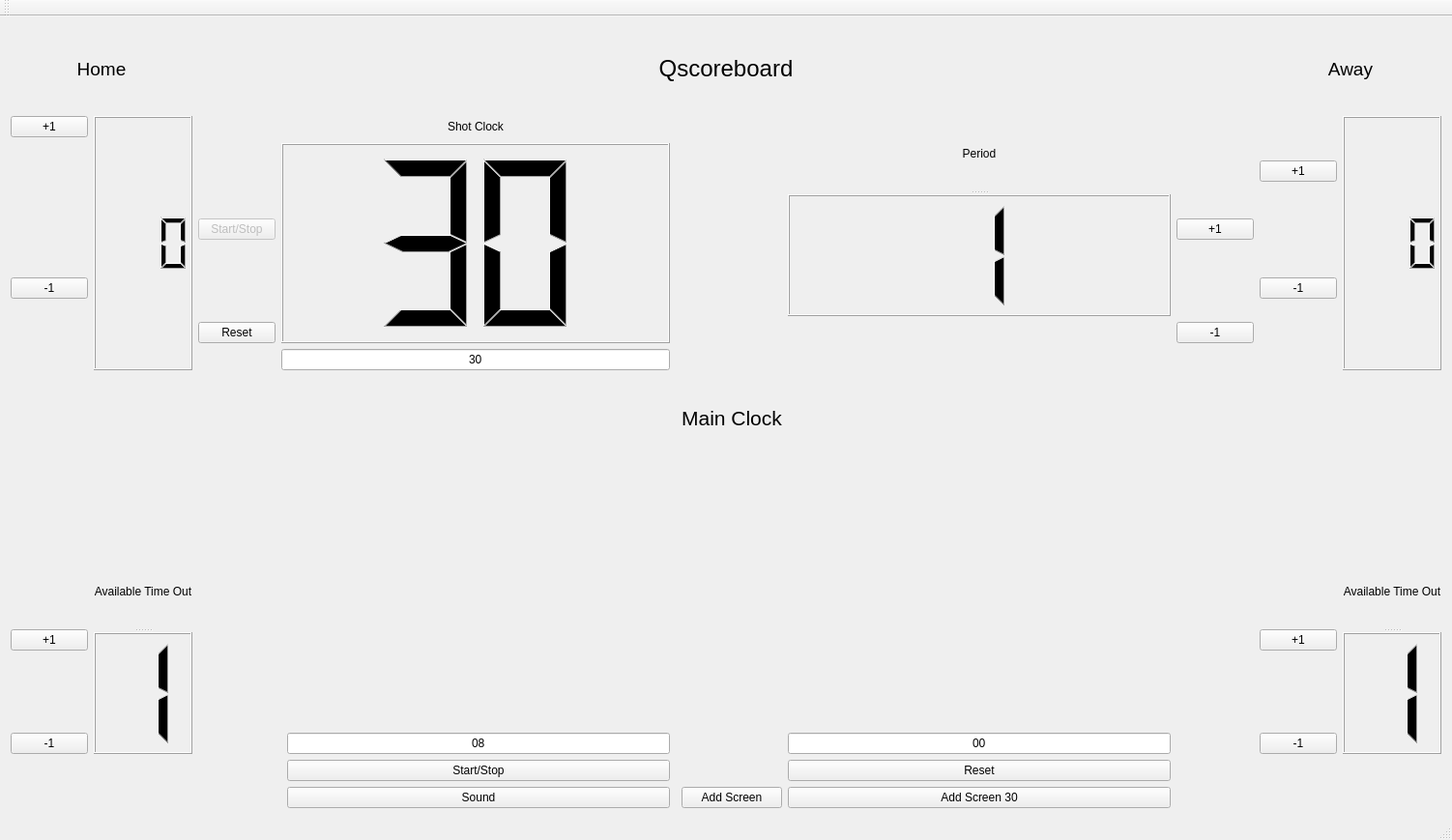
<?xml version="1.0" encoding="UTF-8"?>
<ui version="4.0">
 <class>MainWindow</class>
 <widget class="QMainWindow" name="MainWindow">
  <property name="geometry">
   <rect>
    <x>0</x>
    <y>0</y>
    <width>1502</width>
    <height>869</height>
   </rect>
  </property>
  <property name="windowTitle">
   <string notr="true">Qscoreboard</string>
  </property>
  <widget class="QWidget" name="centralWidget">
   <layout class="QGridLayout" name="gridLayout">
    <item row="5" column="3" colspan="2">
     <widget class="QLineEdit" name="lineEdit">
      <property name="text">
       <string>30</string>
      </property>
      <property name="alignment">
       <set>Qt::AlignCenter</set>
      </property>
     </widget>
    </item>
    <item row="10" column="4">
     <widget class="QLineEdit" name="lineEdit_2">
      <property name="text">
       <string>08</string>
      </property>
      <property name="alignment">
       <set>Qt::AlignCenter</set>
      </property>
     </widget>
    </item>
    <item row="0" column="0" colspan="2">
     <widget class="QLabel" name="label">
      <property name="font">
       <font>
        <pointsize>14</pointsize>
       </font>
      </property>
      <property name="text">
       <string>Home</string>
      </property>
      <property name="alignment">
       <set>Qt::AlignCenter</set>
      </property>
     </widget>
    </item>
    <item row="2" column="8" rowspan="2">
     <widget class="QPushButton" name="pushButton_6">
      <property name="text">
       <string>+1</string>
      </property>
     </widget>
    </item>
    <item row="4" column="2">
     <widget class="QPushButton" name="pushButton_12">
      <property name="text">
       <string>Reset</string>
      </property>
     </widget>
    </item>
    <item row="1" column="10" rowspan="5">
     <widget class="QLCDNumber" name="lcdNumber_2">
      <property name="digitCount">
       <number>3</number>
      </property>
     </widget>
    </item>
    <item row="1" column="0">
     <widget class="QPushButton" name="pushButton">
      <property name="text">
       <string>+1</string>
      </property>
      <property name="iconSize">
       <size>
        <width>20</width>
        <height>20</height>
       </size>
      </property>
     </widget>
    </item>
    <item row="10" column="7">
     <widget class="QLineEdit" name="lineEdit_3">
      <property name="text">
       <string>00</string>
      </property>
      <property name="alignment">
       <set>Qt::AlignCenter</set>
      </property>
     </widget>
    </item>
    <item row="6" column="9" rowspan="2" colspan="2">
     <widget class="QLabel" name="label_12">
      <property name="maximumSize">
       <size>
        <width>500</width>
        <height>500</height>
       </size>
      </property>
      <property name="text">
       <string/>
      </property>
      <property name="pixmap">
       <pixmap resource="resource.qrc">:/img/img/rcnv500.png</pixmap>
      </property>
      <property name="scaledContents">
       <bool>true</bool>
      </property>
     </widget>
    </item>
    <item row="4" column="8">
     <widget class="QPushButton" name="pushButton_5">
      <property name="text">
       <string>-1</string>
      </property>
     </widget>
    </item>
    <item row="0" column="3" colspan="5">
     <widget class="QLabel" name="label_3">
      <property name="font">
       <font>
        <pointsize>18</pointsize>
       </font>
      </property>
      <property name="text">
       <string>Qscoreboard</string>
      </property>
      <property name="alignment">
       <set>Qt::AlignCenter</set>
      </property>
     </widget>
    </item>
    <item row="10" column="0">
     <widget class="QPushButton" name="pushButton_8">
      <property name="text">
       <string>-1</string>
      </property>
     </widget>
    </item>
    <item row="8" column="1" rowspan="3">
     <widget class="QSplitter" name="splitter_5">
      <property name="orientation">
       <enum>Qt::Vertical</enum>
      </property>
      <widget class="QLabel" name="label_7">
       <property name="text">
        <string>Available Time Out</string>
       </property>
       <property name="alignment">
        <set>Qt::AlignCenter</set>
       </property>
      </widget>
      <widget class="QLCDNumber" name="lcdNumber_6">
       <property name="digitCount">
        <number>1</number>
       </property>
       <property name="intValue" stdset="0">
        <number>1</number>
       </property>
      </widget>
     </widget>
    </item>
    <item row="1" column="9" rowspan="2">
     <widget class="QPushButton" name="pushButton_3">
      <property name="text">
       <string>+1</string>
      </property>
     </widget>
    </item>
    <item row="3" column="9" rowspan="2">
     <widget class="QPushButton" name="pushButton_4">
      <property name="text">
       <string>-1</string>
      </property>
     </widget>
    </item>
    <item row="7" column="2" rowspan="2" colspan="7">
     <widget class="DigitalClock" name="main_clock_widget" native="true"/>
    </item>
    <item row="8" column="9" rowspan="2">
     <widget class="QPushButton" name="pushButton_9">
      <property name="text">
       <string>+1</string>
      </property>
     </widget>
    </item>
    <item row="1" column="3" colspan="2">
     <widget class="QLabel" name="label_4">
      <property name="text">
       <string>Shot Clock</string>
      </property>
      <property name="alignment">
       <set>Qt::AlignCenter</set>
      </property>
     </widget>
    </item>
    <item row="8" column="10" rowspan="3">
     <widget class="QSplitter" name="splitter_6">
      <property name="orientation">
       <enum>Qt::Vertical</enum>
      </property>
      <widget class="QLabel" name="label_8">
       <property name="text">
        <string>Available Time Out</string>
       </property>
       <property name="alignment">
        <set>Qt::AlignCenter</set>
       </property>
      </widget>
      <widget class="QLCDNumber" name="lcdNumber_7">
       <property name="digitCount">
        <number>1</number>
       </property>
       <property name="intValue" stdset="0">
        <number>1</number>
       </property>
      </widget>
     </widget>
    </item>
    <item row="12" column="4">
     <widget class="QPushButton" name="pushButton_15">
      <property name="text">
       <string>Sound</string>
      </property>
     </widget>
    </item>
    <item row="2" column="3" rowspan="3" colspan="2">
     <widget class="QLCDNumber" name="lcdNumber_3">
      <property name="digitCount">
       <number>2</number>
      </property>
      <property name="intValue" stdset="0">
       <number>30</number>
      </property>
     </widget>
    </item>
    <item row="11" column="7">
     <widget class="QPushButton" name="pushButton_13">
      <property name="text">
       <string>Reset</string>
      </property>
     </widget>
    </item>
    <item row="8" column="0" rowspan="2">
     <widget class="QPushButton" name="pushButton_7">
      <property name="text">
       <string>+1</string>
      </property>
     </widget>
    </item>
    <item row="1" column="1" rowspan="5">
     <widget class="QLCDNumber" name="lcdNumber">
      <property name="digitCount">
       <number>3</number>
      </property>
     </widget>
    </item>
    <item row="2" column="2" rowspan="2">
     <widget class="QPushButton" name="pushButton_11">
      <property name="enabled">
       <bool>false</bool>
      </property>
      <property name="text">
       <string>Start/Stop</string>
      </property>
     </widget>
    </item>
    <item row="0" column="9" colspan="2">
     <widget class="QLabel" name="label_2">
      <property name="font">
       <font>
        <pointsize>14</pointsize>
       </font>
      </property>
      <property name="text">
       <string>Away</string>
      </property>
      <property name="alignment">
       <set>Qt::AlignCenter</set>
      </property>
     </widget>
    </item>
    <item row="10" column="9">
     <widget class="QPushButton" name="pushButton_10">
      <property name="text">
       <string>-1</string>
      </property>
     </widget>
    </item>
    <item row="6" column="0" rowspan="2" colspan="2">
     <widget class="QLabel" name="label_11">
      <property name="maximumSize">
       <size>
        <width>500</width>
        <height>500</height>
       </size>
      </property>
      <property name="text">
       <string/>
      </property>
      <property name="pixmap">
       <pixmap resource="resource.qrc">:/img/img/cwl500.png</pixmap>
      </property>
      <property name="scaledContents">
       <bool>true</bool>
      </property>
     </widget>
    </item>
    <item row="6" column="6">
     <widget class="QLabel" name="label_6">
      <property name="font">
       <font>
        <pointsize>16</pointsize>
       </font>
      </property>
      <property name="text">
       <string>Main Clock</string>
      </property>
      <property name="alignment">
       <set>Qt::AlignCenter</set>
      </property>
     </widget>
    </item>
    <item row="11" column="4">
     <widget class="QPushButton" name="pushButton_14">
      <property name="text">
       <string>Start/Stop</string>
      </property>
     </widget>
    </item>
    <item row="1" column="7" rowspan="3">
     <widget class="QSplitter" name="splitter_3">
      <property name="orientation">
       <enum>Qt::Vertical</enum>
      </property>
      <widget class="QLabel" name="label_5">
       <property name="text">
        <string>Period</string>
       </property>
       <property name="alignment">
        <set>Qt::AlignCenter</set>
       </property>
      </widget>
      <widget class="QLCDNumber" name="lcdNumber_4">
       <property name="digitCount">
        <number>1</number>
       </property>
       <property name="intValue" stdset="0">
        <number>1</number>
       </property>
      </widget>
     </widget>
    </item>
    <item row="3" column="0" rowspan="2">
     <widget class="QPushButton" name="pushButton_2">
      <property name="text">
       <string>-1</string>
      </property>
     </widget>
    </item>
    <item row="12" column="7">
     <widget class="QPushButton" name="pushButton_17">
      <property name="text">
       <string>Add Screen 30</string>
      </property>
     </widget>
    </item>
    <item row="12" column="6">
     <widget class="QPushButton" name="pushButton_16">
      <property name="text">
       <string>Add Screen</string>
      </property>
     </widget>
    </item>
   </layout>
  </widget>
  <widget class="QToolBar" name="mainToolBar">
   <attribute name="toolBarArea">
    <enum>TopToolBarArea</enum>
   </attribute>
   <attribute name="toolBarBreak">
    <bool>false</bool>
   </attribute>
  </widget>
  <widget class="QStatusBar" name="statusBar"/>
  <action name="actionConfig">
   <property name="text">
    <string>Config</string>
   </property>
  </action>
 </widget>
 <layoutdefault spacing="6" margin="11"/>
 <customwidgets>
  <customwidget>
   <class>DigitalClock</class>
   <extends>QWidget</extends>
   <header>digitalclock.h</header>
   <container>1</container>
  </customwidget>
 </customwidgets>
 <resources>
  <include location="resource.qrc"/>
 </resources>
 <connections/>
</ui>
